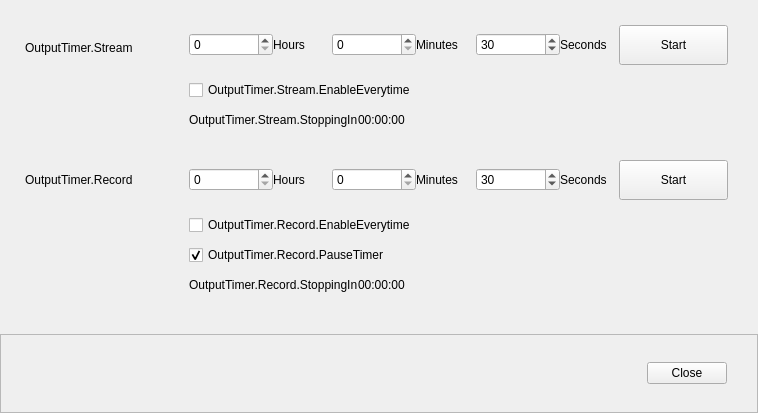
<?xml version="1.0" encoding="UTF-8"?>
<ui version="4.0">
 <class>OutputTimer</class>
 <widget class="QWidget" name="OutputTimer">
  <property name="geometry">
   <rect>
    <x>0</x>
    <y>0</y>
    <width>758</width>
    <height>413</height>
   </rect>
  </property>
  <property name="windowTitle">
   <string>OutputTimer</string>
  </property>
  <layout class="QVBoxLayout" name="verticalLayout">
   <property name="spacing">
    <number>0</number>
   </property>
   <property name="leftMargin">
    <number>0</number>
   </property>
   <property name="topMargin">
    <number>0</number>
   </property>
   <property name="rightMargin">
    <number>0</number>
   </property>
   <property name="bottomMargin">
    <number>0</number>
   </property>
   <item>
    <layout class="QFormLayout" name="formLayout">
     <property name="horizontalSpacing">
      <number>20</number>
     </property>
     <property name="verticalSpacing">
      <number>10</number>
     </property>
     <property name="leftMargin">
      <number>25</number>
     </property>
     <property name="topMargin">
      <number>25</number>
     </property>
     <property name="rightMargin">
      <number>30</number>
     </property>
     <property name="bottomMargin">
      <number>30</number>
     </property>
     <item row="0" column="0">
      <widget class="QLabel" name="streamingLabel">
       <property name="sizePolicy">
        <sizepolicy hsizetype="Preferred" vsizetype="Expanding">
         <horstretch>0</horstretch>
         <verstretch>0</verstretch>
        </sizepolicy>
       </property>
       <property name="minimumSize">
        <size>
         <width>144</width>
         <height>0</height>
        </size>
       </property>
       <property name="maximumSize">
        <size>
         <width>144</width>
         <height>16777215</height>
        </size>
       </property>
       <property name="text">
        <string>OutputTimer.Stream</string>
       </property>
       <property name="useFor" stdset="0">
        <string notr="true">FormLabelRole</string>
       </property>
      </widget>
     </item>
     <item row="0" column="1">
      <layout class="QHBoxLayout" name="horizontalLayout_2">
       <property name="spacing">
        <number>0</number>
       </property>
       <property name="bottomMargin">
        <number>5</number>
       </property>
       <item>
        <widget class="PLSSpinBox" name="streamingTimerHours">
         <property name="minimumSize">
          <size>
           <width>84</width>
           <height>0</height>
          </size>
         </property>
         <property name="minimum">
          <number>0</number>
         </property>
         <property name="maximum">
          <number>24</number>
         </property>
         <property name="value">
          <number>0</number>
         </property>
        </widget>
       </item>
       <item>
        <widget class="QLabel" name="hoursLabel">
         <property name="text">
          <string>Hours</string>
         </property>
        </widget>
       </item>
       <item>
        <widget class="PLSSpinBox" name="streamingTimerMinutes">
         <property name="minimumSize">
          <size>
           <width>84</width>
           <height>0</height>
          </size>
         </property>
         <property name="maximum">
          <number>59</number>
         </property>
         <property name="value">
          <number>0</number>
         </property>
        </widget>
       </item>
       <item>
        <widget class="QLabel" name="minutesLabel">
         <property name="text">
          <string>Minutes</string>
         </property>
        </widget>
       </item>
       <item>
        <widget class="PLSSpinBox" name="streamingTimerSeconds">
         <property name="minimumSize">
          <size>
           <width>84</width>
           <height>0</height>
          </size>
         </property>
         <property name="minimum">
          <number>0</number>
         </property>
         <property name="maximum">
          <number>59</number>
         </property>
         <property name="value">
          <number>30</number>
         </property>
        </widget>
       </item>
       <item>
        <widget class="QLabel" name="secondsLabel">
         <property name="text">
          <string>Seconds</string>
         </property>
        </widget>
       </item>
       <item>
        <widget class="QPushButton" name="outputTimerStream">
         <property name="minimumSize">
          <size>
           <width>109</width>
           <height>40</height>
          </size>
         </property>
         <property name="text">
          <string>Start</string>
         </property>
         <property name="checkable">
          <bool>true</bool>
         </property>
        </widget>
       </item>
      </layout>
     </item>
     <item row="1" column="1">
      <widget class="QCheckBox" name="autoStartStreamTimer">
       <property name="text">
        <string>OutputTimer.Stream.EnableEverytime</string>
       </property>
      </widget>
     </item>
     <item row="2" column="1">
      <layout class="QHBoxLayout" name="horizontalLayout">
       <property name="spacing">
        <number>0</number>
       </property>
       <property name="bottomMargin">
        <number>15</number>
       </property>
       <item>
        <widget class="QLabel" name="streamStoppingIn">
         <property name="text">
          <string>OutputTimer.Stream.StoppingIn</string>
         </property>
        </widget>
       </item>
       <item>
        <widget class="QLabel" name="streamTime">
         <property name="text">
          <string>00:00:00</string>
         </property>
        </widget>
       </item>
       <item>
        <spacer name="horizontalSpacer">
         <property name="orientation">
          <enum>Qt::Horizontal</enum>
         </property>
         <property name="sizeHint" stdset="0">
          <size>
           <width>40</width>
           <height>20</height>
          </size>
         </property>
        </spacer>
       </item>
      </layout>
     </item>
     <item row="3" column="0">
      <widget class="QLabel" name="recordingLabel">
       <property name="sizePolicy">
        <sizepolicy hsizetype="Preferred" vsizetype="Expanding">
         <horstretch>0</horstretch>
         <verstretch>0</verstretch>
        </sizepolicy>
       </property>
       <property name="minimumSize">
        <size>
         <width>144</width>
         <height>0</height>
        </size>
       </property>
       <property name="maximumSize">
        <size>
         <width>144</width>
         <height>16777215</height>
        </size>
       </property>
       <property name="text">
        <string>OutputTimer.Record</string>
       </property>
       <property name="useFor" stdset="0">
        <string notr="true">FormLabelRole</string>
       </property>
      </widget>
     </item>
     <item row="3" column="1">
      <layout class="QHBoxLayout" name="horizontalLayout_3">
       <property name="spacing">
        <number>0</number>
       </property>
       <property name="topMargin">
        <number>5</number>
       </property>
       <property name="bottomMargin">
        <number>5</number>
       </property>
       <item>
        <widget class="PLSSpinBox" name="recordingTimerHours">
         <property name="minimumSize">
          <size>
           <width>84</width>
           <height>0</height>
          </size>
         </property>
         <property name="minimum">
          <number>0</number>
         </property>
         <property name="maximum">
          <number>24</number>
         </property>
         <property name="value">
          <number>0</number>
         </property>
        </widget>
       </item>
       <item>
        <widget class="QLabel" name="hoursLabel_2">
         <property name="text">
          <string>Hours</string>
         </property>
        </widget>
       </item>
       <item>
        <widget class="PLSSpinBox" name="recordingTimerMinutes">
         <property name="minimumSize">
          <size>
           <width>84</width>
           <height>0</height>
          </size>
         </property>
         <property name="minimum">
          <number>0</number>
         </property>
         <property name="maximum">
          <number>59</number>
         </property>
         <property name="value">
          <number>0</number>
         </property>
        </widget>
       </item>
       <item>
        <widget class="QLabel" name="minutesLabel_2">
         <property name="text">
          <string>Minutes</string>
         </property>
        </widget>
       </item>
       <item>
        <widget class="PLSSpinBox" name="recordingTimerSeconds">
         <property name="minimumSize">
          <size>
           <width>84</width>
           <height>0</height>
          </size>
         </property>
         <property name="minimum">
          <number>0</number>
         </property>
         <property name="maximum">
          <number>59</number>
         </property>
         <property name="value">
          <number>30</number>
         </property>
        </widget>
       </item>
       <item>
        <widget class="QLabel" name="secondsLabel_2">
         <property name="text">
          <string>Seconds</string>
         </property>
        </widget>
       </item>
       <item>
        <widget class="QPushButton" name="outputTimerRecord">
         <property name="minimumSize">
          <size>
           <width>109</width>
           <height>40</height>
          </size>
         </property>
         <property name="text">
          <string>Start</string>
         </property>
         <property name="checkable">
          <bool>true</bool>
         </property>
        </widget>
       </item>
      </layout>
     </item>
     <item row="4" column="1">
      <widget class="QCheckBox" name="autoStartRecordTimer">
       <property name="text">
        <string>OutputTimer.Record.EnableEverytime</string>
       </property>
      </widget>
     </item>
     <item row="5" column="1">
      <widget class="QCheckBox" name="pauseRecordTimer">
       <property name="sizePolicy">
        <sizepolicy hsizetype="Minimum" vsizetype="Fixed">
         <horstretch>0</horstretch>
         <verstretch>0</verstretch>
        </sizepolicy>
       </property>
       <property name="text">
        <string>OutputTimer.Record.PauseTimer</string>
       </property>
       <property name="checked">
        <bool>true</bool>
       </property>
      </widget>
     </item>
     <item row="6" column="1">
      <layout class="QHBoxLayout" name="horizontalLayout_4">
       <property name="spacing">
        <number>0</number>
       </property>
       <item>
        <widget class="QLabel" name="recordStoppingIn">
         <property name="text">
          <string>OutputTimer.Record.StoppingIn</string>
         </property>
        </widget>
       </item>
       <item>
        <widget class="QLabel" name="recordTime">
         <property name="text">
          <string>00:00:00</string>
         </property>
        </widget>
       </item>
       <item>
        <spacer name="horizontalSpacer_2">
         <property name="orientation">
          <enum>Qt::Horizontal</enum>
         </property>
         <property name="sizeHint" stdset="0">
          <size>
           <width>40</width>
           <height>20</height>
          </size>
         </property>
        </spacer>
       </item>
      </layout>
     </item>
    </layout>
   </item>
   <item>
    <spacer name="verticalSpacer">
     <property name="orientation">
      <enum>Qt::Vertical</enum>
     </property>
     <property name="sizeHint" stdset="0">
      <size>
       <width>20</width>
       <height>40</height>
      </size>
     </property>
    </spacer>
   </item>
   <item>
    <widget class="QFrame" name="frame">
     <property name="minimumSize">
      <size>
       <width>0</width>
       <height>79</height>
      </size>
     </property>
     <property name="frameShape">
      <enum>QFrame::StyledPanel</enum>
     </property>
     <property name="frameShadow">
      <enum>QFrame::Raised</enum>
     </property>
     <property name="borders" stdset="0">
      <string notr="true">top-only</string>
     </property>
     <layout class="QHBoxLayout" name="horizontalLayout_5" stretch="1,0">
      <property name="leftMargin">
       <number>0</number>
      </property>
      <property name="topMargin">
       <number>0</number>
      </property>
      <property name="rightMargin">
       <number>30</number>
      </property>
      <property name="bottomMargin">
       <number>0</number>
      </property>
      <item>
       <spacer name="horizontalSpacer_3">
        <property name="orientation">
         <enum>Qt::Horizontal</enum>
        </property>
        <property name="sizeHint" stdset="0">
         <size>
          <width>40</width>
          <height>20</height>
         </size>
        </property>
       </spacer>
      </item>
      <item>
       <widget class="QPushButton" name="close">
        <property name="text">
         <string>Close</string>
        </property>
        <property name="useFor" stdset="0">
         <string notr="true">Close</string>
        </property>
       </widget>
      </item>
     </layout>
    </widget>
   </item>
  </layout>
 </widget>
 <customwidgets>
  <customwidget>
   <class>PLSSpinBox</class>
   <extends>QSpinBox</extends>
   <header>../../spinbox.hpp</header>
  </customwidget>
 </customwidgets>
 <resources/>
 <connections/>
</ui>
